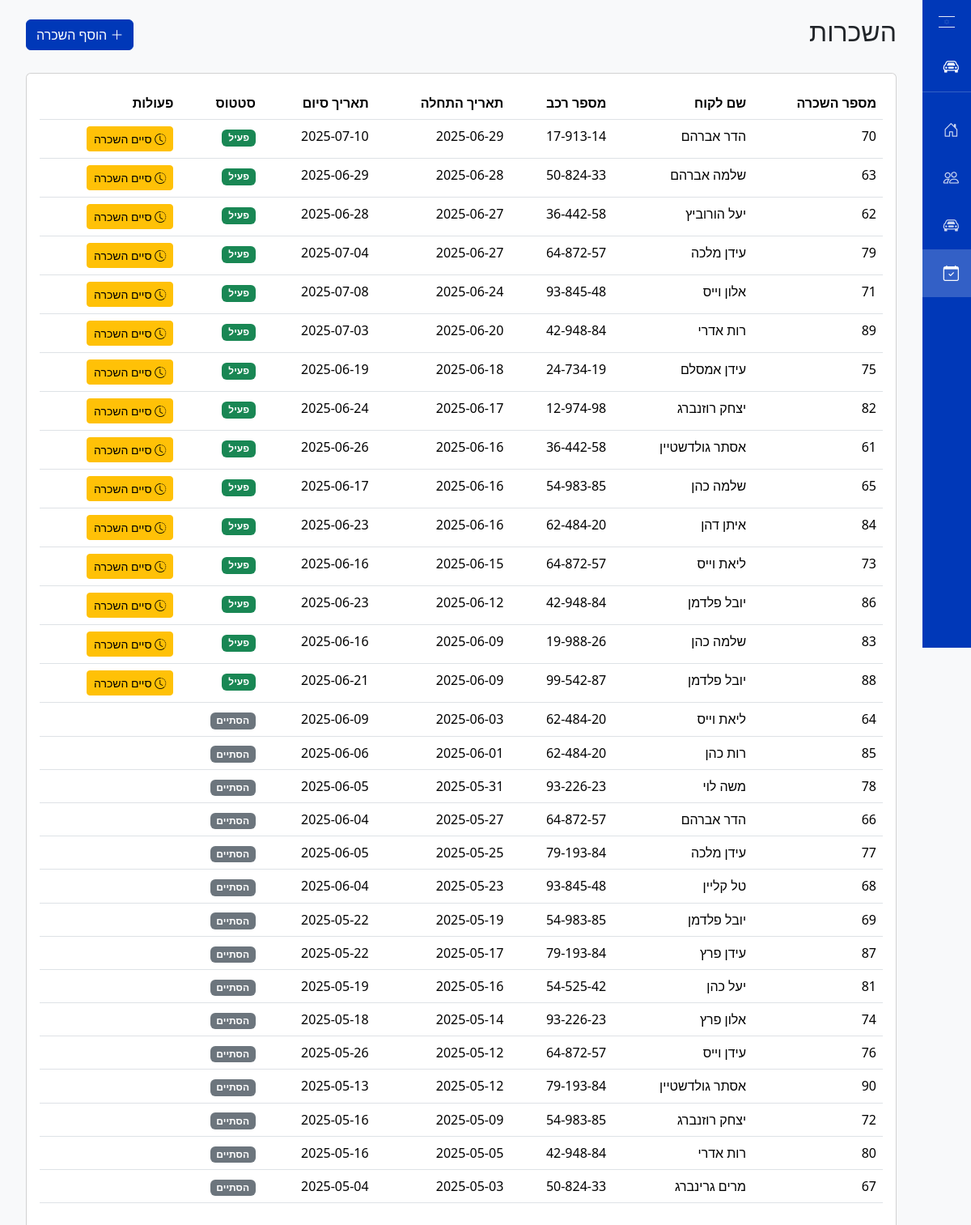
The page /rentals on the database its author committed.
### tables this page shows
CREATE TABLE Rental (
    rentalId INTEGER PRIMARY KEY AUTOINCREMENT,
    customerId TEXT,
    vehicleId TEXT,
    startDate DATE NOT NULL,
    endDate DATE NOT NULL,
    totalPrice FLOAT,
    status TEXT DEFAULT 'active' CHECK (status IN ('active', 'completed', 'pending')),
    FOREIGN KEY (customerId) REFERENCES Customer(id),
    FOREIGN KEY (vehicleId) REFERENCES Vehicle(licensePlate)
);

CREATE TABLE Customer (
    id TEXT PRIMARY KEY,
    name TEXT NOT NULL,
    phone TEXT,
    email TEXT
);

CREATE TABLE Vehicle (
    licensePlate TEXT PRIMARY KEY,
    brand TEXT NOT NULL,
    model TEXT NOT NULL,
    status TEXT DEFAULT 'available' CHECK (status IN ('available', 'rented'))
);

### app.py (the view)
@app.route('/rentals')
def rentals():
    rentals_list = get_rentals()
    today = date.today().isoformat()
    return render_template('rentals.html', rentals=rentals_list, today=today)

### app.py (called while the page is built)
def get_rentals():
    conn = sqlite3.connect("rental_system.db")
    c = conn.cursor()
    c.execute("""
        SELECT r.rentalId, c.name, v.licensePlate, r.startDate, r.endDate
        FROM Rental r
        JOIN Customer c ON r.customerId = c.id
        JOIN Vehicle v ON r.vehicleId = v.licensePlate
        ORDER BY r.startDate DESC
    """)
    rentals = c.fetchall()
    conn.close()
    return rentals

### templates/rentals.html (shortened to what this page needs)
{% extends "layout.html" %}
{% block content %}
<div class="row mb-4">
    <div class="col-12">
        <div class="d-flex justify-content-between align-items-center">
            <h2>השכרות</h2>
            <button type="button" class="btn btn-primary" data-bs-toggle="modal" data-bs-target="#addRentalModal">
                <i class="bi bi-plus-lg"></i> הוסף השכרה
            </button>
        </div>
    </div>
</div>
<div class="row">
    <div class="col-12">
        <div class="card">
            <div class="card-body">
                <div class="table-responsive">
                    <table class="table">
                        <thead>
                            <tr>
                                <th>מספר השכרה</th>
                                <th>שם לקוח</th>
                                <th>מספר רכב</th>
                                <th>תאריך התחלה</th>
                                <th>תאריך סיום</th>
                                <th>סטטוס</th>
                                <th>פעולות</th>
                            </tr>
                        </thead>
                        <tbody>
                            {% for rental in rentals %}
                            <tr>
                                <td>{{ rental[0] }}</td>
                                <td>{{ rental[1] }}</td>
                                <td>{{ rental[2] }}</td>
                                <td>{{ rental[3] }}</td>
                                <td>{{ rental[4] }}</td>
                                <td>
                                    <span class="badge {% if rental[4] >= today %}bg-success{% else %}bg-secondary{% endif %}">
                                        {{ 'פעיל' if rental[4] >= today else 'הסתיים' }}
                                    </span>
                                </td>
                                <td>
                                    {% if rental[4] >= today %}
                                    <form action="{{ url_for('end_rental') }}" method="POST" style="display: inline;">
                                        <button type="submit" class="btn btn-sm btn-warning" onclick="return confirm('האם אתה בטוח שברצונך לסיים השכרה זו?')">
                                            <i class="bi bi-clock-history"></i> סיים השכרה
                                        </button>
                                    </form>
                                    {% endif %}
                                </td>
                            </tr>
                            {% endfor %}
                        </tbody>
                    </table>
                </div>
            </div>
        </div>
    </div>
</div>
{% endblock %}

### templates/layout.html (style rules this page uses)
:root { --israel-blue: #0038B8; }
body { min-height: 100vh; background-color: #f8f9fa; }
.btn-primary { background-color: var(--israel-blue); border-color: var(--israel-blue); }

### rows shown on the page
Rental: rentalId "70", name "הדר אברהם", licensePlate "17-913-14", startDate "2025-06-29", endDate "2025-07-10", endDate "פעיל"
Rental: rentalId "63", name "שלמה אברהם", licensePlate "50-824-33", startDate "2025-06-28", endDate "2025-06-29", endDate "פעיל"
Rental: rentalId "62", name "יעל הורוביץ", licensePlate "36-442-58", startDate "2025-06-27", endDate "2025-06-28", endDate "פעיל"
Rental: rentalId "79", name "עידן מלכה", licensePlate "64-872-57", startDate "2025-06-27", endDate "2025-07-04", endDate "פעיל"
Rental: rentalId "71", name "אלון וייס", licensePlate "93-845-48", startDate "2025-06-24", endDate "2025-07-08", endDate "פעיל"
Rental: rentalId "89", name "רות אדרי", licensePlate "42-948-84", startDate "2025-06-20", endDate "2025-07-03", endDate "פעיל"
Rental: rentalId "75", name "עידן אמסלם", licensePlate "24-734-19", startDate "2025-06-18", endDate "2025-06-19", endDate "פעיל"
Rental: rentalId "82", name "יצחק רוזנברג", licensePlate "12-974-98", startDate "2025-06-17", endDate "2025-06-24", endDate "פעיל"
Rental: rentalId "61", name "אסתר גולדשטיין", licensePlate "36-442-58", startDate "2025-06-16", endDate "2025-06-26", endDate "פעיל"
Rental: rentalId "65", name "שלמה כהן", licensePlate "54-983-85", startDate "2025-06-16", endDate "2025-06-17", endDate "פעיל"
Rental: rentalId "84", name "איתן דהן", licensePlate "62-484-20", startDate "2025-06-16", endDate "2025-06-23", endDate "פעיל"
Rental: rentalId "73", name "ליאת וייס", licensePlate "64-872-57", startDate "2025-06-15", endDate "2025-06-16", endDate "פעיל"
Rental: rentalId "86", name "יובל פלדמן", licensePlate "42-948-84", startDate "2025-06-12", endDate "2025-06-23", endDate "פעיל"
Rental: rentalId "83", name "שלמה כהן", licensePlate "19-988-26", startDate "2025-06-09", endDate "2025-06-16", endDate "פעיל"
Rental: rentalId "88", name "יובל פלדמן", licensePlate "99-542-87", startDate "2025-06-09", endDate "2025-06-21", endDate "פעיל"
Rental: rentalId "64", name "ליאת וייס", licensePlate "62-484-20", startDate "2025-06-03", endDate "2025-06-09", endDate "הסתיים"
Rental: rentalId "85", name "רות כהן", licensePlate "62-484-20", startDate "2025-06-01", endDate "2025-06-06", endDate "הסתיים"
Rental: rentalId "78", name "משה לוי", licensePlate "93-226-23", startDate "2025-05-31", endDate "2025-06-05", endDate "הסתיים"
Rental: rentalId "66", name "הדר אברהם", licensePlate "64-872-57", startDate "2025-05-27", endDate "2025-06-04", endDate "הסתיים"
Rental: rentalId "77", name "עידן מלכה", licensePlate "79-193-84", startDate "2025-05-25", endDate "2025-06-05", endDate "הסתיים"
Rental: rentalId "68", name "טל קליין", licensePlate "93-845-48", startDate "2025-05-23", endDate "2025-06-04", endDate "הסתיים"
Rental: rentalId "69", name "יובל פלדמן", licensePlate "54-983-85", startDate "2025-05-19", endDate "2025-05-22", endDate "הסתיים"
Rental: rentalId "87", name "עידן פרץ", licensePlate "79-193-84", startDate "2025-05-17", endDate "2025-05-22", endDate "הסתיים"
Rental: rentalId "81", name "יעל כהן", licensePlate "54-525-42", startDate "2025-05-16", endDate "2025-05-19", endDate "הסתיים"
Rental: rentalId "74", name "אלון פרץ", licensePlate "93-226-23", startDate "2025-05-14", endDate "2025-05-18", endDate "הסתיים"
Rental: rentalId "76", name "עידן וייס", licensePlate "64-872-57", startDate "2025-05-12", endDate "2025-05-26", endDate "הסתיים"
Rental: rentalId "90", name "אסתר גולדשטיין", licensePlate "79-193-84", startDate "2025-05-12", endDate "2025-05-13", endDate "הסתיים"
Rental: rentalId "72", name "יצחק רוזנברג", licensePlate "54-983-85", startDate "2025-05-09", endDate "2025-05-16", endDate "הסתיים"
Rental: rentalId "80", name "רות אדרי", licensePlate "42-948-84", startDate "2025-05-05", endDate "2025-05-16", endDate "הסתיים"
Rental: rentalId "67", name "מרים גרינברג", licensePlate "50-824-33", startDate "2025-05-03", endDate "2025-05-04", endDate "הסתיים"
